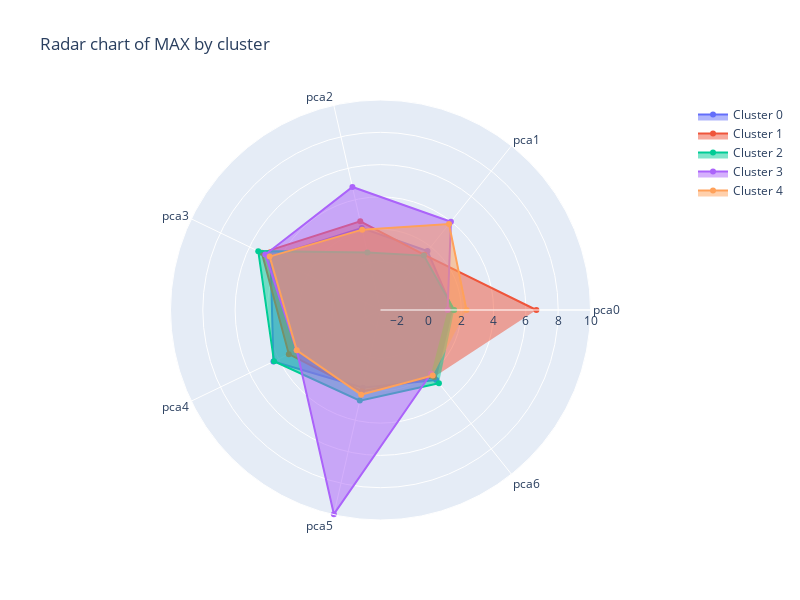

Notebook source saved alongside this figure:
### Code cell
scatter_objects = []
categories = songs5000_processed1_df.drop(columns=['cluster']).columns

# Iterate over the unique clusters and add an object for each cluster to the list
for cluster in sorted(songs5000_processed1_df['cluster'].unique()):

  # Find the mean value for each column of the cluster
  cluster_max = [songs5000_processed1_df.loc[songs5000_processed1_df["cluster"] == cluster, category].max() for category in categories]
  cluster_scatter = go.Scatterpolar(r = cluster_max, theta = categories, fill = 'toself', name = f'Cluster {cluster}')
  scatter_objects.append(cluster_scatter)

# Create the figure (the white area)
fig = go.Figure()
fig.add_traces(scatter_objects)

# Add extras to the plot, such as title
fig.update_layout(
  title_text = 'Radar chart of MAX by cluster',
  height = 600,
  width = 800,
  polar = dict(radialaxis = dict(visible = True, range = [-3, 10])),
  showlegend = True
)

fig.show()

### Figure 1 — Plotly figure (JSON) as saved in the notebook; plotly's stock layout.template omitted (floating-point values rounded to 4 significant figures)
{"data": [{"fill": "toself", "name": "Cluster 0", "r": [1.476, 1.666, 2.207, 4.558, 4.356, 1.931, 2.535], "theta": ["pca0", "pca1", "pca2", "pca3", "pca4", "pca5", "pca6"], "type": "scatterpolar"}, {"fill": "toself", "name": "Cluster 1", "r": [6.65, 1.365, 2.628, 5.155, 3.3, 2.164, 2.311], "theta": ["pca0", "pca1", "pca2", "pca3", "pca4", "pca5", "pca6"], "type": "scatterpolar"}, {"fill": "toself", "name": "Cluster 2", "r": [1.561, 1.306, 0.6433, 5.399, 4.316, 2.754, 2.8], "theta": ["pca0", "pca1", "pca2", "pca3", "pca4", "pca5", "pca6"], "type": "scatterpolar"}, {"fill": "toself", "name": "Cluster 3", "r": [1.154, 3.991, 4.811, 4.915, 2.756, 9.966, 2.03], "theta": ["pca0", "pca1", "pca2", "pca3", "pca4", "pca5", "pca6"], "type": "scatterpolar"}, {"fill": "toself", "name": "Cluster 4", "r": [2.324, 3.801, 2.102, 4.616, 2.755, 2.376, 2.188], "theta": ["pca0", "pca1", "pca2", "pca3", "pca4", "pca5", "pca6"], "type": "scatterpolar"}], "layout": {"height": 600, "polar": {"radialaxis": {"range": [-3, 10], "visible": true}}, "showlegend": true, "title": {"text": "Radar chart of MAX by cluster"}, "width": 800}}
